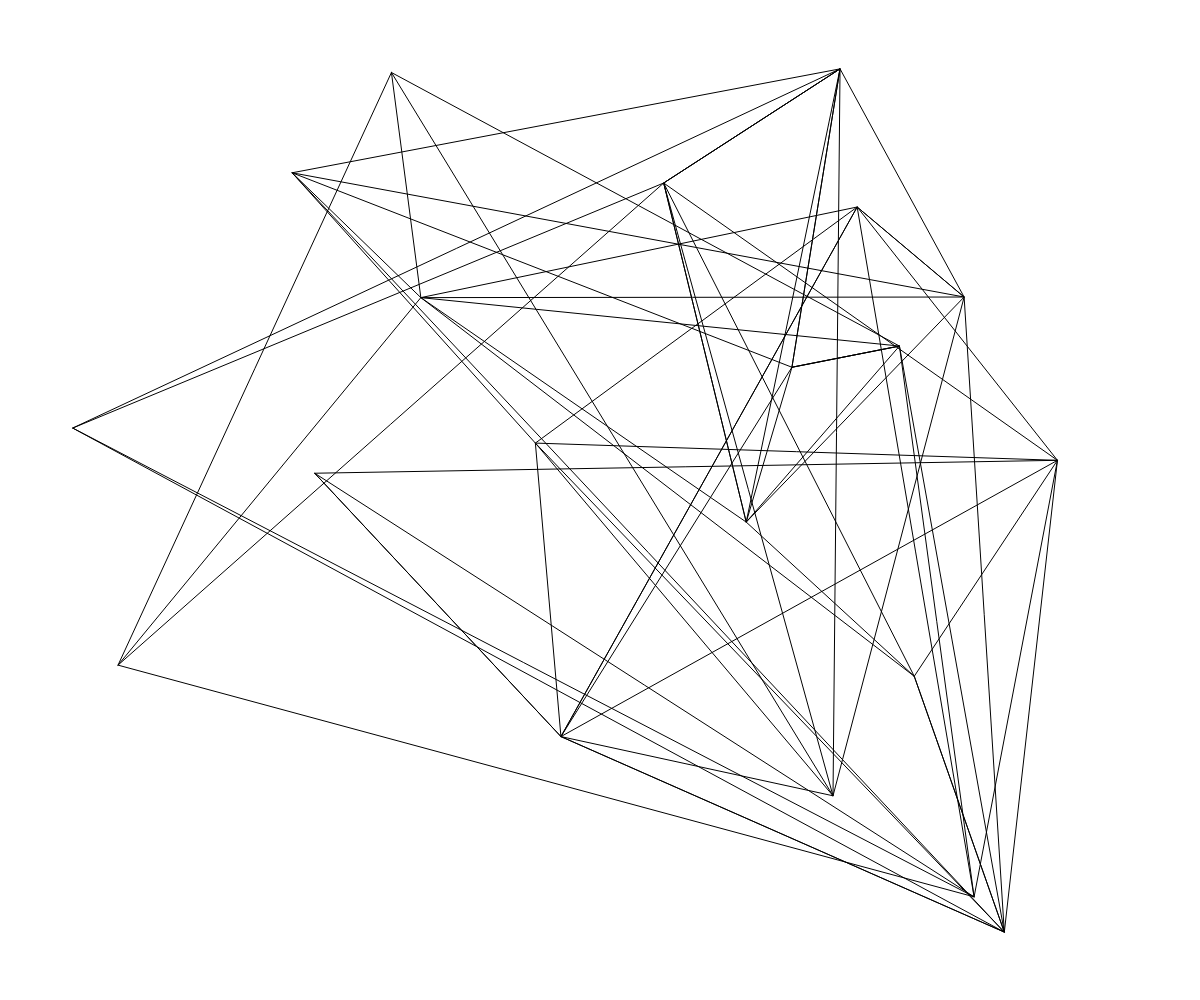
Frame 1 (no input)
Frame 60 (no input): identical to frame 1, image omitted
Frame 120 (the mouse pressed at the canvas centre since frame 60): identical to frame 1, image omitted

The p5.js sketch that drew this single still picture (run headless with seeded random() and noise() and a simulated clock; from frame 60 on, the mouse is pressed at the canvas centre):

// p5.js sketch
// ── sketch.js
const numPoints = 20;
const maxOPoints = 5;
const points = [];
function setup() {
  createCanvas(innerWidth, innerHeight);
  noFill();
  for (let i=0;i<numPoints;i++) {
    points.push({x:random(width),y:random(height)});
  }
  for (const point of points) {
    const numOPoints = floor(random(2,maxOPoints));
    let oPointI = 0;
    let {x,y} = point;
    beginShape();
    while(oPointI++ <= numOPoints) {
      const oPoint = random(points);
      vertex(x,y);
      x = oPoint.x;
      y = oPoint.y;
    }
    endShape(CLOSE);
  }
}

function draw() {
}
